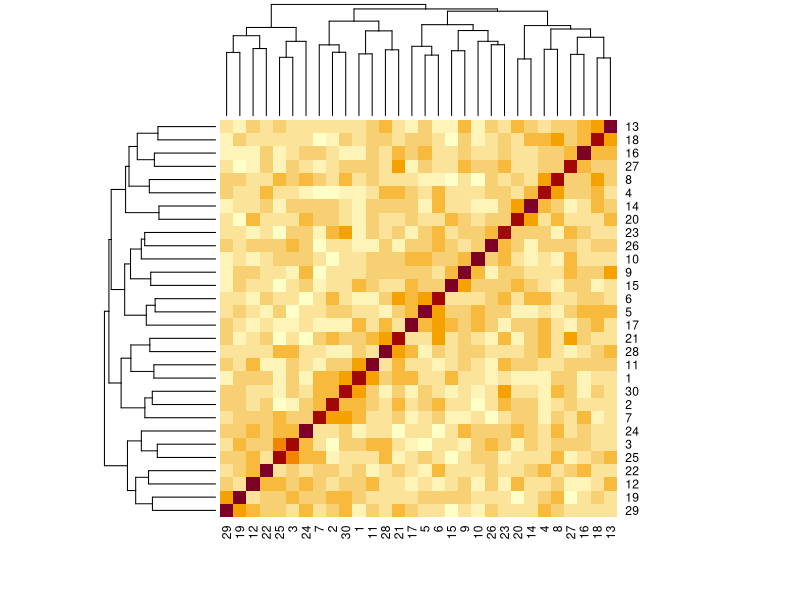

Generate this figure with R:
NRows=100
NCols=30

ds1 <- matrix(runif(NCols*NRows, min=1, max=200), ncol=NCols)
class(ds1)
head(ds1)

# (i) 
ds1[10:60,] <- NA
num_rows_with_na <- sum(rowSums(is.na(ds1))>0)
cat("Number of rows with missing values:", num_rows_with_na)

# (ii)
ds1 <- apply(ds1, 2, function(x) replace(x, is.na(x), mean(x, na.rm = TRUE)))

#(iii)
correlation <- cor(ds1)
heatmap(correlation)
selected_columns <- which(apply(correlation, 2, function(x) sum(x<=0.7))>0)

# (iv)
ds1 <- apply(ds1, 2, function(x){
  min_val <- min(x)
  max_val <- max(x)
  (x-min_val)/(max_val-min_val) * 10
})

# (v)
ds1 <- ifelse(ds1<=0.5,1,0)
